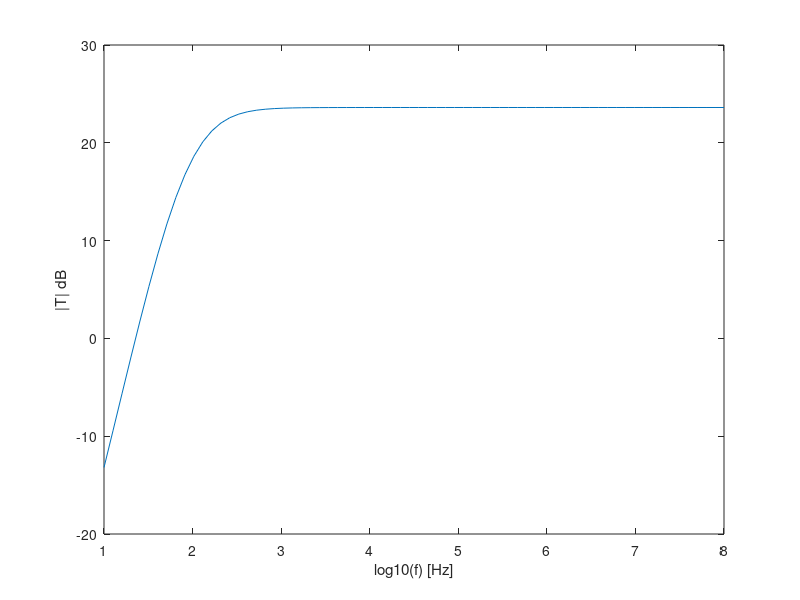

Write the MATLAB code that produced this figure.
close all 
clear all

%gain stage

VT=25e-3;
BFN=178.7;
VAFN=69.7;
   
%resistance E
RE1=100;
   
%resistance c
RC1=100;

%bias circuit
RB1=90000;
RB2=21000;
   
VBEON=0.7;
VCC=12;
%source resistance
RS=100;

RB=1/(1/RB1+1/RB2)
VEQ=RB2/(RB1+RB2)*VCC
IB1=(VEQ-VBEON)/(RB+(1+BFN)*RE1)
IC1=BFN*IB1
IE1=(1+BFN)*IB1
VE1=RE1*IE1
VO1=VCC-RC1*IC1
VCE=VO1-VE1

gm1=IC1/VT
rpi1=BFN/gm1
ro1=VAFN/IC1

RSB=RB*RS/(RB+RS)

%gain sem o condensador perto de RE
%AV1 = RSB/RS * RC1*(RE1-gm1*rpi1*ro1)/((ro1+RC1+RE1)*(RSB+rpi1+RE1)+gm1*RE1*ro1*rpi1 - RE1^2)
%AV1simple = RB/(RB+RS) * gm1*RC1/(1+gm1*RE1)
%AVIsimple_DB = 20*log10(abs(AV1simple))

%RE1=0
%AV1 = RSB/RS * RC1*(RE1-gm1*rpi1*ro1)/((ro1+RC1+RE1)*(RSB+rpi1+RE1)+gm1*RE1*ro1*rpi1 - RE1^2)
%AVI_DB = 20*log10(abs(AV1))
%AV1simple =  - RSB/RS * gm1*RC1/(1+gm1*RE1)
%AVIsimple_DB = 20*log10(abs(AV1simple))

%RE1=100
%ZI1 = 1/(1/RB+1/(((ro1+RC1+RE1)*(rpi1+RE1)+gm1*RE1*ro1*rpi1 - RE1^2)/(ro1+RC1+RE1)))
%ZX = ro1*((RSB+rpi1)*RE1/(RSB+rpi1+RE1))/(1/(1/ro1+1/(rpi1+RSB)+1/RE1+gm1*rpi1/(rpi1+RSB)))
%ZX = ro1*(   1/RE1+1/(rpi1+RSB)+1/ro1+gm1*rpi1/(rpi1+RSB)  )/(   1/RE1+1/(rpi1+RSB) ) 
%ZO1 = 1/(1/ZX+1/RC1)

%RE1=0
AV1 = -gm1*(1/(1/ro1+1/RC1))*(1/(1/RB+1/rpi1))/((1/(1/RB+1/rpi1))+RS)
AVI_DB = 20*log10(abs(AV1))
ZI1 = 1/(1/RB+1/rpi1) 
ZO1 = 1/(1/ro1+1/RC1)

fcomem = fopen("emmiter.tex", "w");
fprintf(fcomem, "Gain & %f \\\\ \n", AV1);
fprintf(fcomem, "\\hline\n");
fprintf(fcomem, "Input Impedance & %f \\\\ \n", ZI1);
fprintf(fcomem, "\\hline\n");
fprintf(fcomem, "Output Impedance & %f \\\\ \n", ZO1);
fprintf(fcomem, "\\hline\n");

fclose(fcomem);

%ouput stage
BFP = 227.3
VAFP = 37.2
RE2 = 1
VEBON = 0.7
VI2 = VO1
IE2 = (VCC-VEBON-VI2)/RE2
IC2 = BFP/(BFP+1)*IE2
IB2 = IC2/BFP
VO2 = VCC - RE2*IE2

gm2 = IC2/VT
go2 = IC2/VAFP
gpi2 = gm2/BFP
ge2 = 1/RE2

AV2 = (gm2+gpi2)/(gm2+gpi2+go2+ge2)
%ZI2 = (gm2+gpi2+go2+ge2)/gpi2/(gpi2+go2+ge2)
ZI2 = (gm2+gpi2+go2+ge2)/gpi2/(go2+ge2)
ZO2 = 1/(gm2+gpi2+go2+ge2)

fcomco = fopen("collector.tex", "w");
fprintf(fcomco, "Gain & %f \\\\ \n", AV2);
fprintf(fcomco, "\\hline\n");
fprintf(fcomco, "Input Impedance & %f \\\\ \n", ZI2);
fprintf(fcomco, "\\hline\n");
fprintf(fcomco, "Output Impedance & %f \\\\ \n", ZO2);
fprintf(fcomco, "\\hline\n");

fclose(fcomco);

%total
gB = 1/(1/gpi2+ZO1)
AV = (gB+gm2/gpi2*gB)/(gB+ge2+go2+gm2/gpi2*gB)*AV1
AV_DB = 20*log10(abs(AV))
ZI=ZI1
ZO=1/(go2+gm2/gpi2*gB+ge2+gB)

ft4 = fopen("ft4.tex", "w");
fprintf(ft4, "$V_{cc}$ (V) & %f \\\\ \n", VCC);
fprintf(ft4, "\\hline\n");
fprintf(ft4, "$V_{eq}$ (V) & %f \\\\ \n", VEQ);
fprintf(ft4, "\\hline\n");
fprintf(ft4, "$V_{B1}$ (V) & %f \\\\ \n", VEQ-RB*IB1);
fprintf(ft4, "\\hline\n");
fprintf(ft4, "$V_{C1}$ (V) & %f \\\\ \n", VO1);
fprintf(ft4, "\\hline\n");
fprintf(ft4, "$V_{E1}$ (V) & %f \\\\ \n", VE1);
fprintf(ft4, "\\hline\n");
fprintf(ft4, "$V_{E2}$ (V) & %f \\\\ \n", VO2);
fprintf(ft4, "\\hline\n");
fprintf(ft4, "$I_{B1}$ (mA) & %f \\\\ \n", IB1*1000);
fprintf(ft4, "\\hline\n");
fprintf(ft4, "$I_{R1}$ (mA) & %f \\\\ \n", IB1*1000*RB/RB1);
fprintf(ft4, "\\hline\n");
fprintf(ft4, "$I_{R2}$ (mA) & %f \\\\ \n", IB1*1000*RB/RB2);
fprintf(ft4, "\\hline\n");
%fprintf(ft4, "$I_{B1}$ (mA) & %f \\\\ \n", IB1*1000*RB/RB1+IB1*1000*RB/RB2);
%fprintf(ft4, "\\hline\n");
fprintf(ft4, "$I_{C1}$ (mA) & %f \\\\ \n", IC1*1000);
fprintf(ft4, "\\hline\n");
fprintf(ft4, "$I_{E1}$ (mA) & %f \\\\ \n", IE1*1000);
fprintf(ft4, "\\hline\n");
fprintf(ft4, "$I_{E2}$ (mA) & %f \\\\ \n", IE2*1000);
fprintf(ft4, "\\hline\n");
fprintf(ft4, "$I_{B2}$ (mA) & %f \\\\ \n", IB2*1000);
fprintf(ft4, "\\hline\n");
fprintf(ft4, "$I_{C2}$ (mA) & %f \\\\ \n", IC2*1000);
fprintf(ft4, "\\hline\n");

fclose(ft4);

w=linspace(log10(10), log10(100000000), 70);
w=2*pi*10 .^(w);
VV=linspace(log10(10), log10(100000000), 70);
Vin = 0.01*exp(-j*pi/2);

Rin = 100;
Cin = 0.000030;
CB = 0.000400;
CO = 0.000310;
RL = 8;
rpi2 = 1/gpi2;
ro2 = 1/go2;

for i=1:length(w)
  %printf("%f",w(i)/2/pi);
  A = [1,0,0,0,0,0;-1/(Rin+1/(j*w(i)*Cin)),1/RB1+1/RB2+1/rpi1+1/(Rin+1/(j*w(i)*Cin)),-1/rpi1,0,0,0;0,-1/rpi1-gm1,1/rpi1+gm1+1/RE1+j*w(i)*CB+1/ro1,-1/ro1,0,0;0,gm1,-gm1-1/ro1,1/ro1+1/RC1+1/rpi2,-1/rpi2,0;0,0,0,-1/rpi2-gm2,1/rpi2+gm2+1/ro2+1/RE2+j*w(i)*CO,-j*w(i)*CO;0,0,0,0,-j*w(i)*CO,j*w(i)*CO+1/RL];
  b = [Vin;0;0;0;0;0];
  c = A\b;
  VV(i) = abs(c(6)/Vin);
endfor

figure
plot (log10(w/2/pi), 20*log10(VV));
xlabel ("log10(f) [Hz]");
ylabel ("|T| dB");
print ("Vo_Vi.png", "-dpng");
